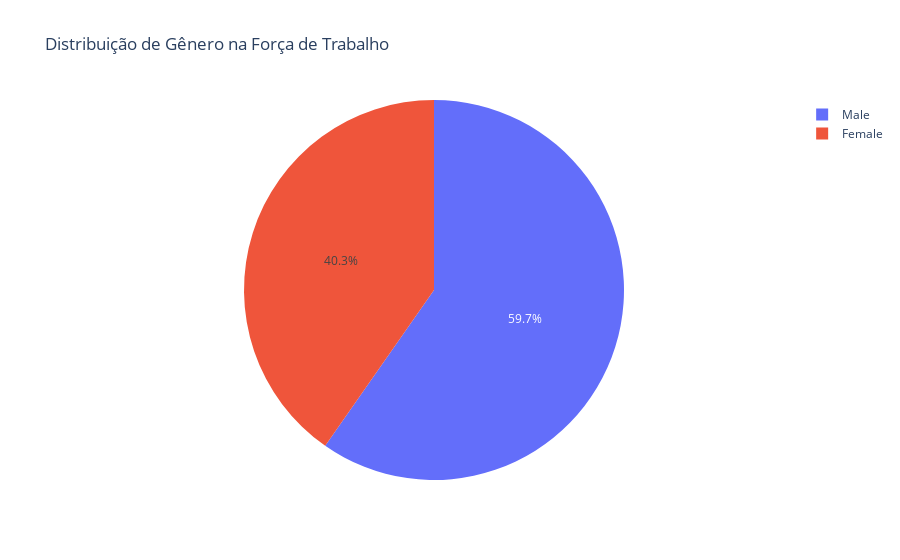

Notebook cell for this chart:
### Code cell
# Ou com gráfico de pizza
gender_counts = df['Gender'].value_counts()

# Cria o gráfico
fig = px.pie(
    gender_counts, values=gender_counts, names=gender_counts.index,
    title='Distribuição de Gênero na Força de Trabalho'
)
fig.show()

### Figure 1 — Plotly figure (JSON) as saved in the notebook; plotly's stock layout.template omitted (floating-point values rounded to 4 significant figures)
{"data": [{"domain": {"x": [0, 1], "y": [0, 1]}, "hovertemplate": "Gender=%{label}<br>value=%{value}<extra></extra>", "labels": ["Male", "Female"], "legendgroup": "", "name": "", "showlegend": true, "type": "pie", "values": [2778, 1875]}], "layout": {"legend": {"tracegroupgap": 0}, "title": {"text": "Distribuição de Gênero na Força de Trabalho"}}}
